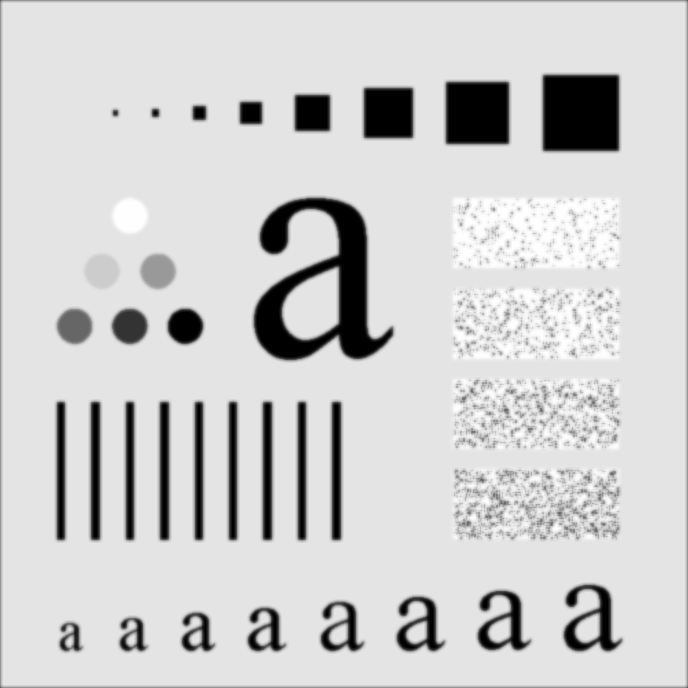
#> input picture Lab9/task2.png, 688 x 688 px, given in place of task2.jpg, which was not available
$ jupyter execute --allow-errors Nimra_199281_Lab10.ipynb   (text cells are left out)
#> lines starting #> are read from the running program, lines starting #| are printed output that depends on the picture; after the words box and inside, x2 and y2 are one past the last pixel; in counts of white or black regions, pixels touching at a corner belong together; pictures that were not available may be replaced by others from this repository, and a replacement may not be noted
[cell 1]
import numpy as np
import cv2
from matplotlib import pyplot as plt

[cell 2]
image = cv2.imread('task1.png')
kernal = np.ones((5,5),np.uint8)

ret,thresh1 = cv2.threshold(image,10,255,cv2.THRESH_BINARY)
#> (the rest of this cell did not finish here and is left out)

#> (a cell that did not finish here is left out)

#> (a cell that did not finish here is left out)

[cell 5]
dilatedIMG = cv2.imread('result1.png',0)
ret,thresh1 = cv2.threshold(dilatedIMG,10,255,cv2.THRESH_BINARY)
#> (the rest of this cell did not finish here and is left out)

[cell 6]
erosionIMG = cv2.imread('result2.png',0)
ret,thresh1 = cv2.threshold(erosionIMG,10,255,cv2.THRESH_BINARY)
#> (the rest of this cell did not finish here and is left out)

[cell 7]
img = cv2.imread('task2.jpg',0)
#> img is the input picture: shape (688, 688); min 0, max 254, mean 205.7
plt.imshow(img,'gray')
plt.show()

[cell 8]
ret,mask_img = cv2.threshold(img,220,255,cv2.THRESH_BINARY)
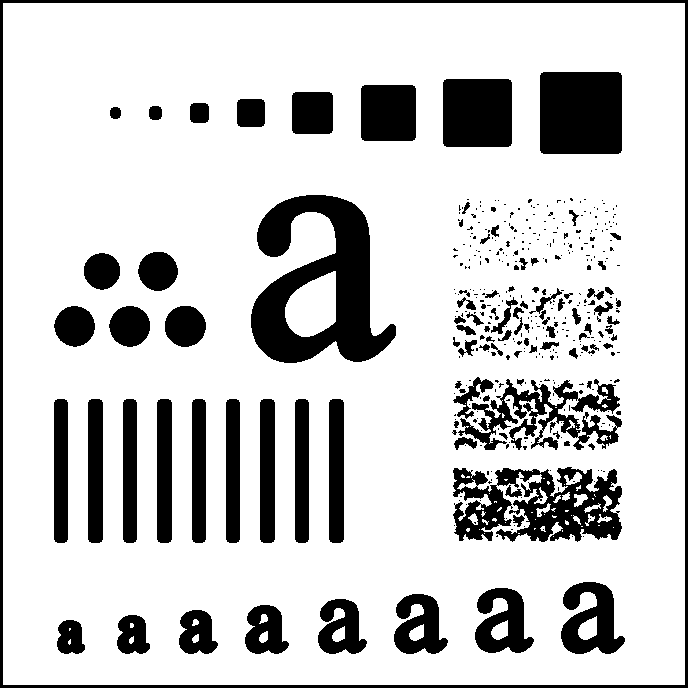
#> mask_img: shape (688, 688); 80.1% white; 427 black regions (320 under 20 px), largest, box (x1, y1, x2, y2) and area: (251, 195, 396, 363) 12545, (0, 0, 688, 688) 8220, (453, 467, 622, 542) 7650
dilation2 = cv2.dilate(mask_img,kernal,iterations = 1)
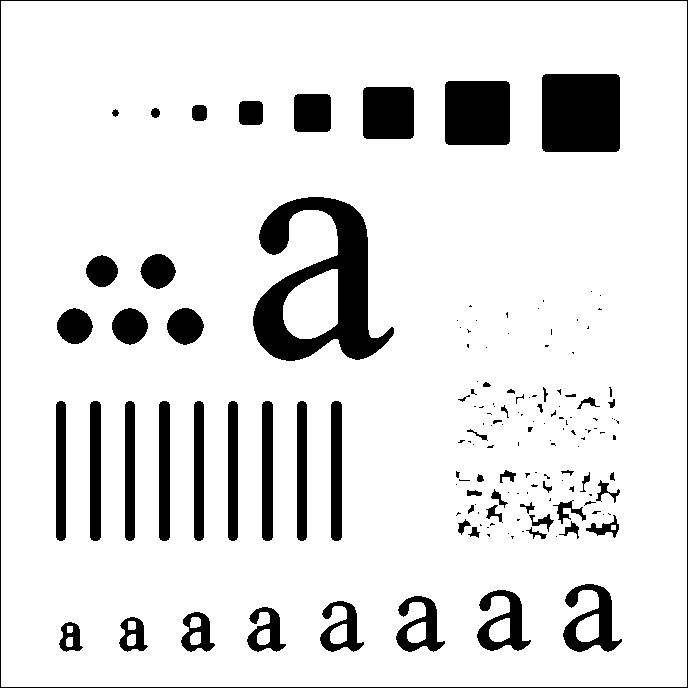
#> dilation2: shape (688, 688); 88% white; 156 black regions (92 under 20 px), largest, box (x1, y1, x2, y2) and area: (253, 197, 394, 361) 10197, (542, 74, 620, 152) 6064, (445, 81, 510, 145) 4140
#> (the rest of this cell did not finish here and is left out)

[cell 9]
cv2.imwrite("dilation2.png", dilation2)
#> Out = True

[cell 10]
plt.imshow(dilation2,'gray')
plt.show()

[cell 11]
erosion = cv2.erode(dilation2,kernal,iterations = 1)
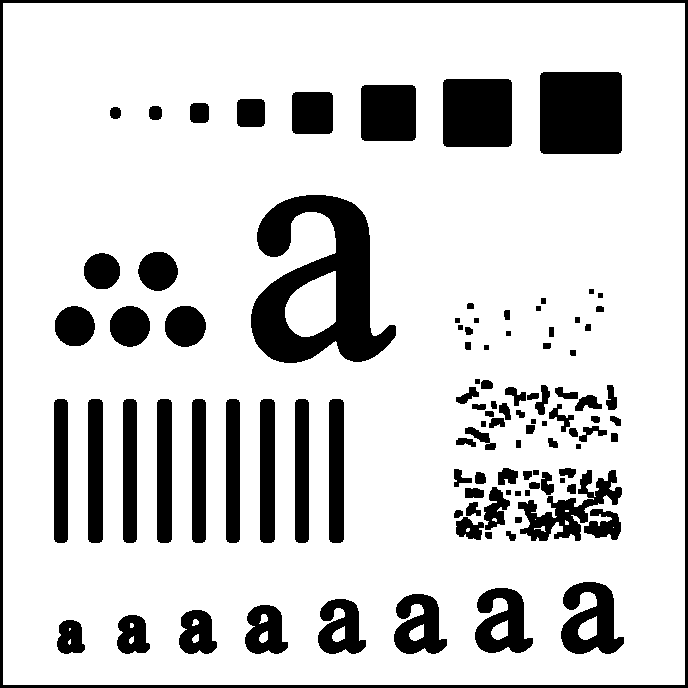
#> erosion: shape (688, 688); 81.7% white; 104 black regions, largest, box (x1, y1, x2, y2) and area: (251, 195, 396, 363) 12541, (0, 0, 688, 688) 8220, (540, 72, 622, 154) 6704
cv2.imwrite("final_img.png", erosion)
plt.imshow(erosion,'gray')
plt.show()
